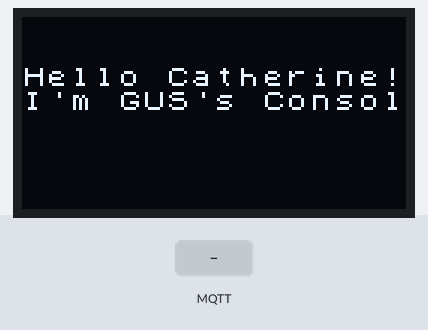
A program run on a simulated ESP32. Parts: 128×64 one-colour display. Inputs (shaded band) come from the test bench. WiFi joins after 1.5 s; servers stay silent unless stated; no radio packets arrive unless stated; no MQTT or app messages arrive unless stated; what the program prints to the serial monitor is not drawn.

Above: at 3.3 s.
3.4 s: MQTT message "Line 8" arrives on the first subscribed topic
At 5.4 s:
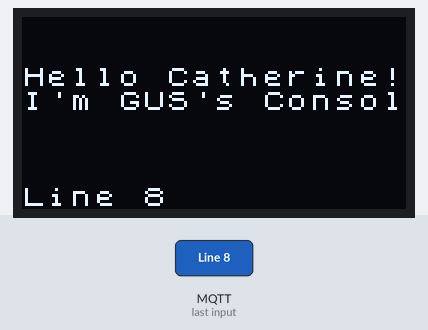
5.7 s: MQTT message "off" arrives on the first subscribed topic
At 7.5 s:
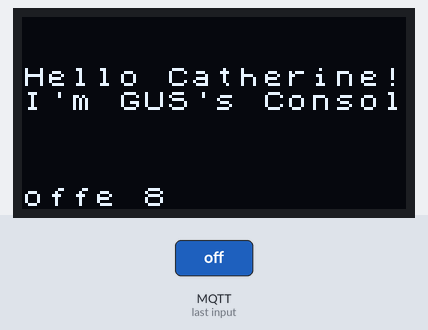
7.8 s: MQTT message "1" arrives on the first subscribed topic
9.9 s: MQTT message "on" arrives on the first subscribed topic
At 10.9 s:
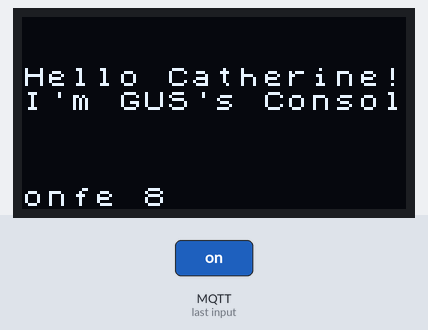
Timing chart, 0 to 12.9 s (numbered marks = the images above; inputs shaded):
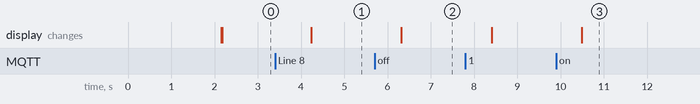

Measured:
- after the input at 3.4 s, the display: changes after 0.84 s (image 1)
- after the input at 5.7 s, the display: changes after 0.62 s (image 2)
- after the input at 9.9 s, the display: changes after 0.59 s (image 3)

The program:

main.cpp
```cpp
#include <WiFi.h>
#include <MQTT.h>
#include <U8x8lib.h>
#include <SPI.h>
#include <FS.h>
#include <SPIFFS.h>
#include <Update.h>
#include <WebServer.h>
#include <DNSServer.h>
#include <LoRa.h>
#include <iostream>
#include <string>

// U8X8_SSD1306_128X64_NONAME_4W_SW_SPI u8x8(/* clock=*/ 15, /* data=*/ 4, /* cs=*/ 18, /* dc=*/ 9, /* reset=*/ 16);
U8X8_SSD1306_128X64_NONAME_HW_I2C u8x8(/* reset=*/16, /* clock=*/15, /* data=*/4);

String outgoing; // outgoing message

byte msgCount = 0;        // count of outgoing messages
byte localAddress = 0x23; // address of this device
byte destination = 0x42;  // destination to send to
long lastSendTime = 0;    // last send time
int interval = 2000;
const int csPin = 18;    // LoRa radio chip select
const int resetPin = 14; // LoRa radio reset
const int irqPin = 26;
const char ssid[] = "ThePound";
const char pass[] = "Eeyore2643";
const char mqttaddy[] = "192.168.0.4";

WiFiClient net;
MQTTClient client;

unsigned long lastMillis = 0;

void connect()
{
  Serial.print("checking wifi...");
  while (WiFi.status() != WL_CONNECTED)
  {
    Serial.print(".");
    delay(1000);
  }

  Serial.print("\nconnecting...");
  while (!client.connect("arduino", "public", "public"))
  {
    Serial.print(".");
    delay(1000);
  }
  client.subscribe("GUSCommands");
  // client.unsubscribe("/hello");
  Serial.println("\nconnected!");
}

void sendMessage(String outgoing)
{
  Serial.println("Starting LoRa Send " + outgoing);
  LoRa.beginPacket();            // start packet
  LoRa.write(destination);       // add destination address
  LoRa.write(localAddress);      // add sender address
  LoRa.write(msgCount);          // add message ID
  LoRa.write(outgoing.length()); // add payload length
  LoRa.print(outgoing);          // add payload
  LoRa.endPacket();              // finish packet and send it
  msgCount++;                    // increment message ID
}

void onReceive(int packetSize)
{
  if (packetSize == 0)
    return; // if there's no packet, return

  // read packet header bytes:
  int recipient = LoRa.read();       // recipient address
  byte sender = LoRa.read();         // sender address
  byte incomingMsgId = LoRa.read();  // incoming msg ID
  byte incomingLength = LoRa.read(); // incoming msg length

  String incoming = "";

  while (LoRa.available())
  {
    incoming += (char)LoRa.read();
  }

  if (incomingLength != incoming.length())
  { // check length for error
    Serial.println("error: message length does not match length");
    return; // skip rest of function
  }

  // if the recipient isn't this device or broadcast,
  if (recipient != localAddress && recipient != 0xFF)
  {
    Serial.println("This message is not for me.");
    return; // skip rest of function
  }

  // if message is for this device, or broadcast, print details:
  Serial.println("Received from: 0x" + String(sender, HEX));
  Serial.println("Sent to: 0x" + String(recipient, HEX));
  Serial.println("Message ID: " + String(incomingMsgId));
  Serial.println("Message length: " + String(incomingLength));
  Serial.println("Message: " + incoming);
  Serial.println("RSSI: " + String(LoRa.packetRssi()));
  Serial.println("Snr: " + String(LoRa.packetSnr()));
  Serial.println();
  client.publish("GUSCommands", incoming);
  u8x8.setFont(u8x8_font_chroma48medium8_r);
  u8x8.drawString(0, 6, incoming.c_str());
}

void messageReceived(String &topic, String &payload)
{
  Serial.println("incoming: " + topic + " - " + payload);
  sendMessage(payload);
  u8x8.drawString(0, 7, payload.c_str());
  // Note: Do not use the client in the callback to publish, subscribe or
  // unsubscribe as it may cause deadlocks when other things arrive while
  // sending and receiving acknowledgments. Instead, change a global variable,
  // or push to a queue and handle it in the loop after calling `client.loop()`.
}

void setup()
{
  Serial.begin(9600);
  WiFi.begin(ssid, pass);
  Serial.println("Beginning mqtt inside setup");
  client.begin(mqttaddy, net);
  Serial.println("Starting callback inside setup");
  client.onMessage(messageReceived);
  Serial.println("Connecting inside setup (wifi?)");
  connect();

  Serial.println("LoRa Duplex");
  // override the default CS, reset, and IRQ pins (optional)
  LoRa.setPins(csPin, resetPin, irqPin); // set CS, reset, IRQ pin

  if (!LoRa.begin(915E6))
  { // initialize ratio at 915 MHz
    Serial.println("LoRa init failed. Check your connections.");
    while (true)
      ; // if failed, do nothing
  }

  Serial.println("LoRa init succeeded.");

  u8x8.begin();
  u8x8.setPowerSave(0);
}

void loop()
{

  if (!client.connected())
  {
    Serial.println("Connecting to wifi");
    connect();
    delay(10);
  }

  // publish a message roughly every 500 second.
  if (millis() - lastMillis > 500000)
  {
    //Serial.println("Starting mqtt publish");
    lastMillis = millis();
    //Serial.println("Publishing...");
    //client.publish("GUSPrompt", "Prompt Test from guscon module");

    Serial.println("Starting LoRa send");
    sendMessage("Hey GUS, it's me TTT!");
  }
  // Serial.println("Starting mqtt client.loop main loop");
  onReceive(LoRa.parsePacket());
  //Serial.println("Main loop after onReceive before client.loop");
  client.loop();
  //  start lora monitor

  delay(10); // <- fixes some issues with WiFi stability

  u8x8.setFont(u8x8_font_chroma48medium8_r);
  u8x8.drawString(0, 2, "Hello Catherine!");
  //u8x8.setInverseFont(1);
  u8x8.drawString(0, 3, "I'm GUS's Console!");
  //u8x8.setInverseFont(0);
  // u8x8.drawString(0,8,"Line 8");
  // u8x8.drawString(0,9,"Line 9");
  u8x8.refreshDisplay(); // only required for SSD1606/7
  delay(2000);
}
```
